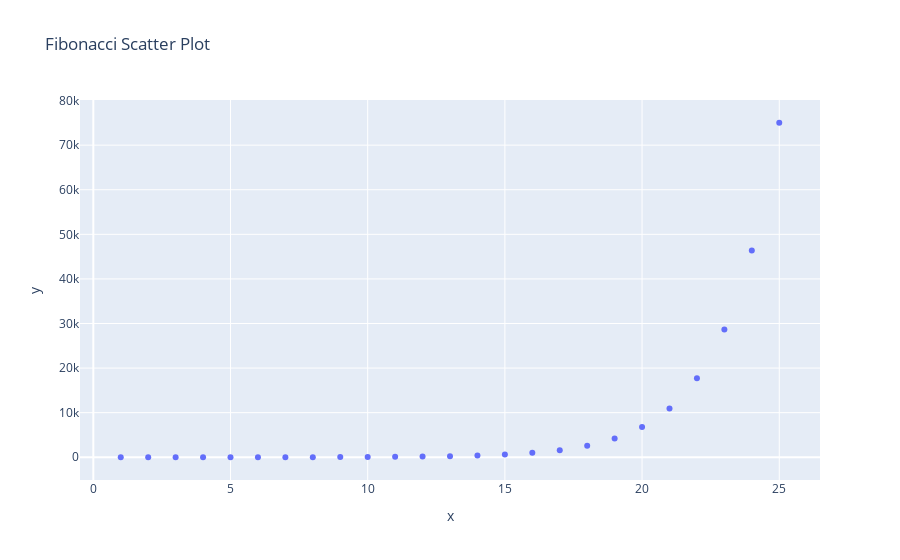

Notebook code cell kept with this figure:
### Code cell
# Change this code into the correct Scatter Plot (please take care of the axis)

xs = np.arange(1, 26) # x values from 1 to 25

# Compute Fibonacci sequence
fib = np.zeros(25)
fib[0:2] = 1
for i in range(2, 25):
    fib[i] = fib[i-1] + fib[i-2]

ys = fib

fig = px.scatter(x=xs, y=ys, title="Fibonacci Scatter Plot")
fig.show()

### Figure 1 — Plotly figure (JSON) as saved in the notebook; plotly's stock layout.template omitted (floating-point values rounded to 4 significant figures)
{"data": [{"hovertemplate": "x=%{x}<br>y=%{y}<extra></extra>", "legendgroup": "", "marker": {"color": "#636efa", "symbol": "circle"}, "mode": "markers", "name": "", "orientation": "v", "showlegend": false, "type": "scatter", "x": [1, 2, 3, 4, 5, 6, 7, 8, 9, 10, 11, 12, 13, 14, 15, 16, 17, 18, 19, 20, 21, 22, 23, 24, 25], "xaxis": "x", "y": [1.0, 1.0, 2.0, 3.0, 5.0, 8.0, 13.0, 21.0, 34.0, 55.0, 89.0, 144.0, 233.0, 377.0, 610.0, 987.0, 1597.0, 2584.0, 4181.0, 6765.0, 10950.0, 17710.0, 28660.0, 46370.0, 75020.0], "yaxis": "y"}], "layout": {"legend": {"tracegroupgap": 0}, "title": {"text": "Fibonacci Scatter Plot"}, "xaxis": {"anchor": "y", "domain": [0, 1], "title": {"text": "x"}}, "yaxis": {"anchor": "x", "domain": [0, 1], "title": {"text": "y"}}}}
